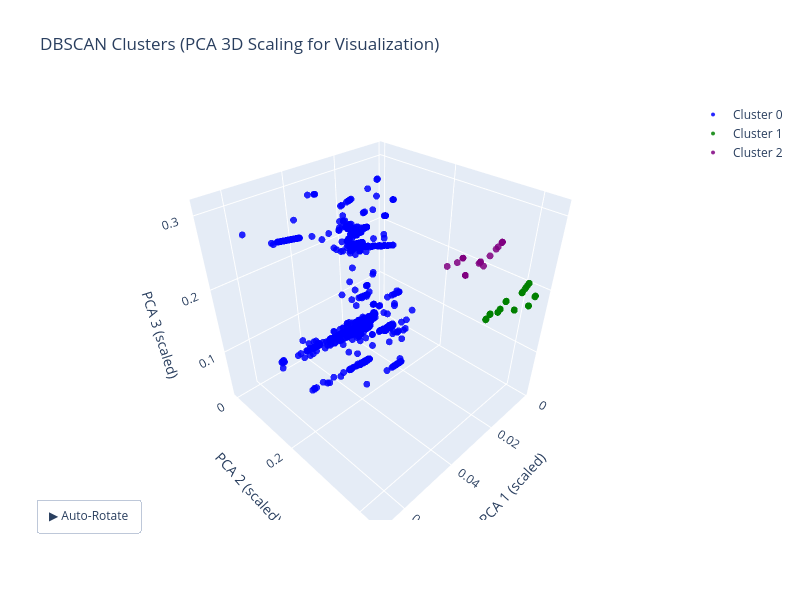

Notebook code cell kept with this figure:
### Markdown cell above
## 5.1 PCA 3D Visualization of Level 2 Clusters

To inspect the structure of the medium-density clusters obtained in Level 2, we project
the noise from Level 1 into a 3D PCA space and visualize only the non-noise clusters.

As in Level 1, the PCA components are rescaled with `MinMaxScaler` for better visual
balance, and we use an animated 3D Plotly scatter to rotate the camera around the
clusters. This helps assess how well-separated these new groups are and how they
occupy the remaining behavioral space once the densest bots have been removed.

### Code cell
X_pca = pca.fit_transform(X_scaled)

# ==========================
# 1.1) SCALING PCA FOR VISUALIZATION ONLY
# ==========================
scaler_vis = MinMaxScaler()
X_pca_vis = scaler_vis.fit_transform(X_pca)

# ==========================
# 2) Prepare clusters
# ==========================
clusters = df_reduced_noise['cluster'].values
unique_clusters = np.unique(clusters)

# ==========================
# 3) Create interactive figure
# ==========================
fig = go.Figure()
colors = ['red', 'blue', 'green', 'purple', 'brown',
          'pink', 'gray', 'cyan', 'magenta']

for i, cluster in enumerate(unique_clusters):
    if cluster == -1:
        continue
    cluster_mask = clusters == cluster
    label = f"Cluster {cluster}" if cluster != -1 else "Noise"

    fig.add_trace(go.Scatter3d(
        x=X_pca_vis[cluster_mask, 0],
        y=X_pca_vis[cluster_mask, 1],
        z=X_pca_vis[cluster_mask, 2],
        mode='markers',
        marker=dict(
            size=4,
            color=colors[i % len(colors)],
            opacity=0.85
        ),
        name=label
    ))

# ==========================
# 4) Layout
# ==========================
fig.update_layout(
    title="DBSCAN Clusters (PCA 3D Scaling for Visualization)",
    scene=dict(
        xaxis_title='PCA 1 (scaled)',
        yaxis_title='PCA 2 (scaled)',
        zaxis_title='PCA 3 (scaled)'
    ),
    width=800,
    height=600
)


def rotate_camera(angle):
    return dict(
        eye=dict(
            x=2*np.cos(angle),
            y=2*np.sin(angle),
            z=0.5
        )
    )

frames = []
angles = np.linspace(0, 2*np.pi, 120)  # 120 steps for 360°

for angle in angles:
    frames.append(
        go.Frame(layout=dict(scene_camera=rotate_camera(angle)))
    )

fig.frames = frames

fig.update_layout(
    updatemenus=[
        dict(
            type="buttons",
            showactive=False,
            buttons=[
                dict(
                    label="▶ Auto-Rotate",
                    method="animate",
                    args=[
                        None,
                        dict(frame=dict(duration=50, redraw=True),
                             fromcurrent=True,
                             transition=dict(duration=0))
                    ]
                )
            ],
            x=0.1,
            y=0.05
        )
    ]
)
# ==========================
# 5) Show figure
# ==========================
fig.show()

### Figure 1 — Plotly figure (JSON) as saved in the notebook; plotly's stock layout.template omitted (floating-point values rounded to 4 significant figures; data arrays with more than 128 entries replaced by an {"elided": "..."} marker saying what was removed)
{"data": [{"marker": {"color": "blue", "opacity": 0.85, "size": 4}, "mode": "markers", "name": "Cluster 0", "type": "scatter3d", "x": {"elided": "2358 float values"}, "y": {"elided": "2358 float values"}, "z": {"elided": "2358 float values"}}, {"marker": {"color": "green", "opacity": 0.85, "size": 4}, "mode": "markers", "name": "Cluster 1", "type": "scatter3d", "x": {"elided": "467 float values"}, "y": {"elided": "467 float values"}, "z": {"elided": "467 float values"}}, {"marker": {"color": "purple", "opacity": 0.85, "size": 4}, "mode": "markers", "name": "Cluster 2", "type": "scatter3d", "x": {"elided": "156 float values"}, "y": {"elided": "156 float values"}, "z": {"elided": "156 float values"}}], "layout": {"height": 600, "scene": {"xaxis": {"title": {"text": "PCA 1 (scaled)"}}, "yaxis": {"title": {"text": "PCA 2 (scaled)"}}, "zaxis": {"title": {"text": "PCA 3 (scaled)"}}}, "title": {"text": "DBSCAN Clusters (PCA 3D Scaling for Visualization)"}, "updatemenus": [{"buttons": [{"args": [null, {"frame": {"duration": 50, "redraw": true}, "fromcurrent": true, "transition": {"duration": 0}}], "label": "▶ Auto-Rotate", "method": "animate"}], "showactive": false, "type": "buttons", "x": 0.1, "y": 0.05}], "width": 800}}
